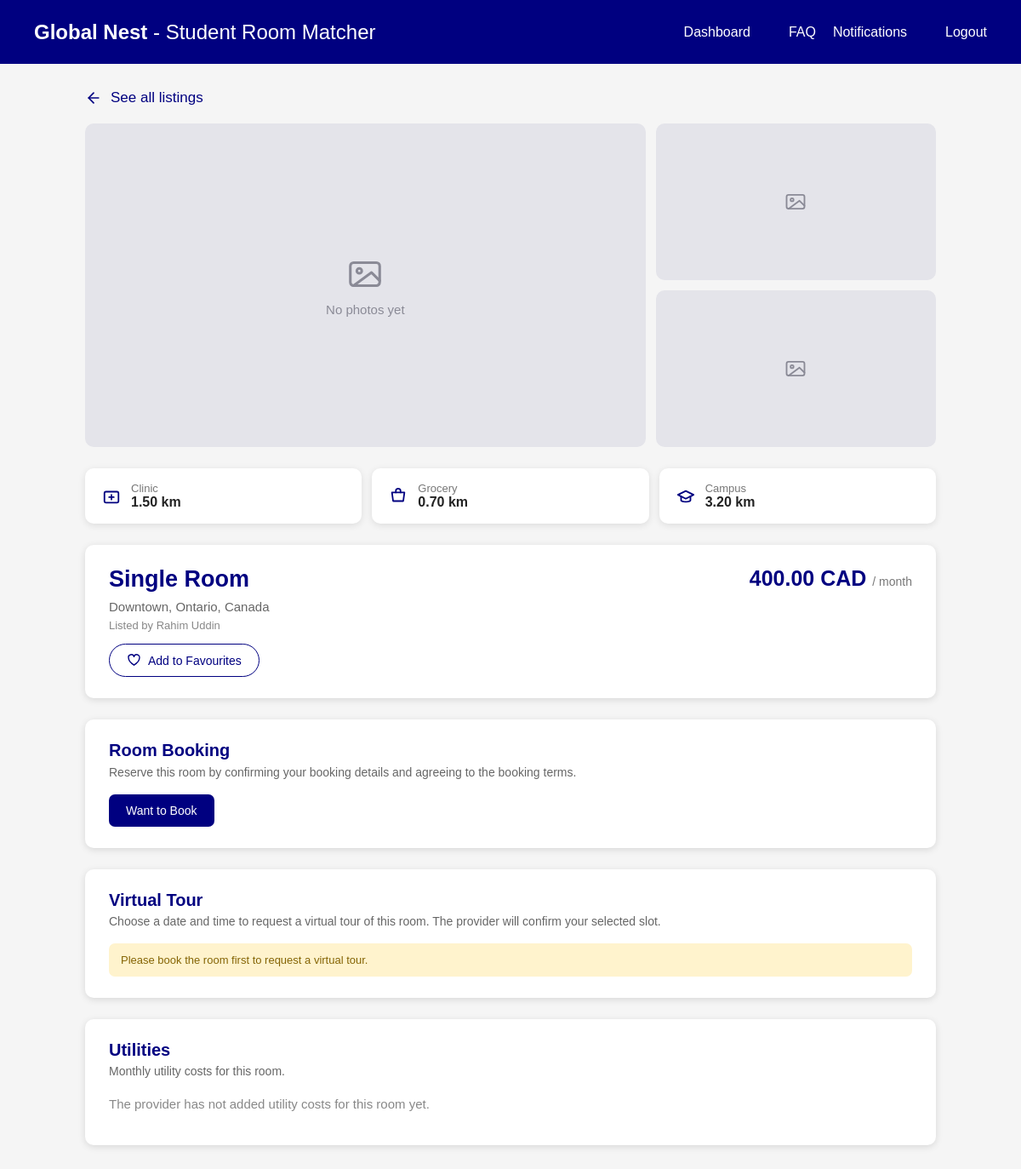
The page /room.php?id=10 (signed in) on the database its author committed.
### tables this page shows
CREATE TABLE `listings` (
  `ListingID` int(11) NOT NULL,
  `Price` decimal(10,2) NOT NULL,
  `Currency` varchar(10) NOT NULL,
  `RoomType` varchar(50) DEFAULT NULL,
  `Country` varchar(50) DEFAULT NULL,
  `State` varchar(50) DEFAULT NULL,
  `Neighbourhood` varchar(100) DEFAULT NULL,
  `Clinic` decimal(5,2) DEFAULT NULL,
  `Grocery` decimal(5,2) DEFAULT NULL,
  `Campus` decimal(5,2) DEFAULT NULL,
  `Legal_doc` varchar(255) DEFAULT NULL,
  `Admin_ID` int(11) DEFAULT NULL,
  `Provider_ID` int(11) NOT NULL,
  `Verification_Status` varchar(20) NOT NULL DEFAULT 'Pending'
);

CREATE TABLE `room_provider` (
  `Provider_ID` int(11) NOT NULL,
  `Username` varchar(50) NOT NULL,
  `First_name` varchar(50) NOT NULL,
  `Last_name` varchar(50) DEFAULT NULL,
  `Email` varchar(100) NOT NULL,
  `Password` varchar(255) NOT NULL,
  `is_Verified` tinyint(1) NOT NULL DEFAULT 0,
  `Phone` varchar(20) DEFAULT NULL
);

### room.php (the view, shortened to what this page needs)
<?php
include "DBconnect.php";
$listing_id = "";
if (isset($_GET["id"])) {
    $listing_id = $_GET["id"];
}
$safe_id = mysqli_real_escape_string($conn, $listing_id);
$sql = "SELECT
            Listings.*,
            Room_Provider.First_name,
            Room_Provider.Last_name
        FROM Listings
        JOIN Room_Provider
        ON Listings.Provider_ID = Room_Provider.Provider_ID
        WHERE Listings.ListingID = '$safe_id'
        AND Listings.Verification_Status = 'Approved'";
$result = mysqli_query($conn, $sql);
$room = mysqli_fetch_assoc($result);
$is_favourite = 0;
$photos = array();
$photo_count = count($photos);
$utility_sql = "SELECT * FROM Listing_Utility
                WHERE ListingID = '$safe_id'
                ORDER BY UtilityName ASC";
$utility_result = mysqli_query($conn, $utility_sql);
$utility_count = mysqli_num_rows($utility_result);
$booking_exists = false;
?>
<!DOCTYPE html>
<html>
<head>
</head>
<body>
<div class="header">
    <div class="logo">
        <strong>Global Nest</strong>
        - Student Room Matcher
    </div>
    <div class="navigation">
        <a href="dashboard.php">Dashboard</a>
        <a href="faq.php">FAQ</a>
         <a href="notifications.php" class="notification-link" title="Notifications">
            Notifications
        </a>
        <a href="logout.php">Logout</a>
    </div>
</div>
<div class="container">
    <a href="dashboard.php" class="back-link">
        <svg viewBox="0 0 24 24" fill="none" stroke="currentColor"
             stroke-width="2" stroke-linecap="round" stroke-linejoin="round">
            <path d="M19 12 H5"/>
            <path d="M12 19 l-7 -7 l7 -7"/>
        </svg>
        See all listings
    </a>
    <div class="photo-area">
        <div class="photo-big">
            <?php if ($photo_count > 0) { ?>
                <img src="<?php echo htmlspecialchars($photos[0]); ?>"
                     alt="Room photo">
            <?php } else { ?>
                <div class="photo-empty">
                    <svg viewBox="0 0 24 24" fill="none" stroke="currentColor"
                         stroke-width="1.6" stroke-linecap="round"
                         stroke-linejoin="round">
                        <rect x="3" y="5" width="18" height="14" rx="2"/>
                        <circle cx="8.5" cy="10" r="1.5"/>
                        <path d="M21 16 l-5 -5 L5 19"/>
                    </svg>
                    No photos yet
                </div>
            <?php } ?>
        </div>
        <div class="photo-side">
            <div class="photo-small">
                <?php if ($photo_count > 1) { ?>
                    <img src="<?php echo htmlspecialchars($photos[1]); ?>"
                         alt="Room photo">
                <?php } else { ?>
                    <div class="photo-empty small">
                        <svg viewBox="0 0 24 24" fill="none" stroke="currentColor"
                             stroke-width="1.6" stroke-linecap="round"
                             stroke-linejoin="round">
                            <rect x="3" y="5" width="18" height="14" rx="2"/>
                            <circle cx="8.5" cy="10" r="1.5"/>
                            <path d="M21 16 l-5 -5 L5 19"/>
                        </svg>
                    </div>
                <?php } ?>
            </div>
            <div class="photo-small">
                <?php if ($photo_count > 2) { ?>
                    <img src="<?php echo htmlspecialchars($photos[2]); ?>"
                         alt="Room photo">
                <?php } else { ?>
                    <div class="photo-empty small">
                        <svg viewBox="0 0 24 24" fill="none" stroke="currentColor"
                             stroke-width="1.6" stroke-linecap="round"
                             stroke-linejoin="round">
                            <rect x="3" y="5" width="18" height="14" rx="2"/>
                            <circle cx="8.5" cy="10" r="1.5"/>
                            <path d="M21 16 l-5 -5 L5 19"/>
                        </svg>
                    </div>
                <?php } ?>
            </div>
        </div>
    </div>
    <div class="distance-row">
        <div class="distance-item">
            <svg viewBox="0 0 24 24" fill="none" stroke="currentColor"
                 stroke-width="2" stroke-linecap="round" stroke-linejoin="round">
                <rect x="3" y="6" width="18" height="14" rx="2"/>
                <path d="M12 10 v6"/>
                <path d="M9 13 h6"/>
            </svg>
            <div>
                <div class="distance-label">Clinic</div>
                <div class="distance-value">
                    <?php echo $room["Clinic"]; ?> km
                </div>
            </div>
        </div>
        <div class="distance-item">
            <svg viewBox="0 0 24 24" fill="none" stroke="currentColor"
                 stroke-width="2" stroke-linecap="round" stroke-linejoin="round">
                <path d="M4 7 h16 l-1.5 11 h-13 z"/>
                <path d="M9 7 V5 a3 3 0 0 1 6 0 v2"/>
            </svg>
            <div>
                <div class="distance-label">Grocery</div>
                <div class="distance-value">
                    <?php echo $room["Grocery"]; ?> km
                </div>
            </div>
        </div>
        <div class="distance-item">
            <svg viewBox="0 0 24 24" fill="none" stroke="currentColor"
                 stroke-width="2" stroke-linecap="round" stroke-linejoin="round">
                <path d="M12 5 L22 10 L12 15 L2 10 Z"/>
                <path d="M6 12 v5 c0 1 3 2 6 2 s6 -1 6 -2 v-5"/>
            </svg>
            <div>
                <div class="distance-label">Campus</div>
                <div class="distance-value">
                    <?php echo $room["Campus"]; ?> km
                </div>
            </div>
        </div>
    </div>
    <div class="info-card">
        <div class="info-left">
            <h1>
                <?php echo htmlspecialchars($room["RoomType"]); ?>
            </h1>
            <div class="info-location">
                <?php echo htmlspecialchars($room["Neighbourhood"]); ?>,
                <?php echo htmlspecialchars($room["State"]); ?>,
                <?php echo htmlspecialchars($room["Country"]); ?>
            </div>
            <div class="info-provider">
                Listed by
                <?php
                echo htmlspecialchars(
                    $room["First_name"] . " " .
                    $room["Last_name"]
                );
                ?>
            </div>
            <?php if ($is_favourite == 1) { ?>
                <a class="fav-button saved"
                   href="room.php?id=<?php echo $safe_id; ?>&fav=remove">
                    <svg viewBox="0 0 24 24" fill="currentColor"
                         stroke="currentColor" stroke-width="2"
                         stroke-linecap="round" stroke-linejoin="round">
                        <path d="M12 20 C12 20 3 14 3 8.5 A4.5 4.5 0 0 1 12 6
                                 A4.5 4.5 0 0 1 21 8.5 C21 14 12 20 12 20 Z"/>
                    </svg>
                    Saved
                </a>
            <?php } else { ?>
                <a class="fav-button"
                   href="room.php?id=<?php echo $safe_id; ?>&fav=add">
                    <svg viewBox="0 0 24 24" fill="none"
                         stroke="currentColor" stroke-width="2"
                         stroke-linecap="round" stroke-linejoin="round">
                        <path d="M12 20 C12 20 3 14 3 8.5 A4.5 4.5 0 0 1 12 6
                                 A4.5 4.5 0 0 1 21 8.5 C21 14 12 20 12 20 Z"/>
                    </svg>
                    Add to Favourites
                </a>
            <?php } ?>
        </div>
        <div class="info-right">
            <div class="info-price">
                <?php echo number_format($room["Price"], 2); ?>
                <?php echo htmlspecialchars($room["Currency"]); ?>
                <span>/ month</span>
            </div>
        </div>
    </div>
    <div class="action-card">
        <h2>Room Booking</h2>
        <p class="action-note">
            Reserve this room by confirming your booking details and agreeing to the booking terms.
        </p>
        <?php if (!$booking_exists) { ?>
            <a
                href="booking.php?id=<?php echo $safe_id; ?>"
                class="primary-action"
            >
                Want to Book
            </a>
        <?php } ?>
    </div>
    <div class="tour-card">
        <h2>Virtual Tour</h2>
        <p>
            Choose a date and time to request a virtual tour of this room.
            The provider will confirm your selected slot.
        </p>
        <?php if ($booking_exists) { ?>
            <form class="tour-form" action="book_virtual_tour.php" method="POST">
                <input type="hidden" name="listing_id" value="<?php echo $safe_id; ?>">
                <div class="tour-field">
                    <label for="tour_date">Date</label>
                    <input
                        type="date"
                        id="tour_date"
                        name="tour_date"
                        min="<?php echo date('Y-m-d'); ?>"
                        required
                    >
                </div>
                <div class="tour-field">
                    <label for="tour_time">Time</label>
                    <input
                        type="time"
                        id="tour_time"
                        name="tour_time"
                        required
                    >
                </div>
                <button type="submit" class="tour-action">
                    Book Virtual Tour
                </button>
            </form>
            <div class="tour-info">
                After submitting, the request will appear in the provider's notifications as <strong>Pending</strong>.
            </div>
        <?php } else { ?>
            <div class="booking-alert">
                Please book the room first to request a virtual tour.
            </div>
        <?php } ?>
    </div>
    <div class="utility-card">
        <h2>Utilities</h2>
        <p class="utility-note">
            Monthly utility costs for this room.
        </p>
        <?php if ($utility_count > 0) { ?>
            <div class="utility-grid">
                <?php
                $total = 0;
                while ($utility = mysqli_fetch_assoc($utility_result)) {
                    $name = $utility["UtilityName"];
                    $total = $total + $utility["Amount"];
                ?>
                <div class="utility-item">
                    <?php if ($name == "Electricity") { ?>
                        <svg viewBox="0 0 24 24" fill="none" stroke="currentColor"
                             stroke-width="2" stroke-linecap="round"
                             stroke-linejoin="round">
                            <path d="M13 2 L4 14 h6 l-1 8 l9 -12 h-6 z"/>
                        </svg>
                    <?php } else if ($name == "Wifi") { ?>
                        <svg viewBox="0 0 24 24" fill="none" stroke="currentColor"
                             stroke-width="2" stroke-linecap="round"
                             stroke-linejoin="round">
                            <path d="M2 8.5 a15 15 0 0 1 20 0"/>
                            <path d="M5.5 12 a10 10 0 0 1 13 0"/>
                            <path d="M9 15.5 a5 5 0 0 1 6 0"/>
                            <circle cx="12" cy="19" r="1"/>
                        </svg>
                    <?php } else if ($name == "Gas") { ?>
                        <svg viewBox="0 0 24 24" fill="none" stroke="currentColor"
                             stroke-width="2" stroke-linecap="round"
                             stroke-linejoin="round">
                            <path d="M12 3 c4 5 5 7 5 10 a5 5 0 0 1 -10 0
                                     c0 -3 1 -5 5 -10 z"/>
                        </svg>
                    <?php } else if ($name == "Heating") { ?>
                        <svg viewBox="0 0 24 24" fill="none" stroke="currentColor"
                             stroke-width="2" stroke-linecap="round"
                             stroke-linejoin="round">
                            <path d="M6 6 v9"/>
                            <path d="M10 6 v9"/>
                            <path d="M14 6 v9"/>
                            <path d="M18 6 v9"/>
                            <path d="M4 18 h16"/>
                        </svg>
                    <?php } else { ?>
                        <svg viewBox="0 0 24 24" fill="none" stroke="currentColor"
                             stroke-width="2" stroke-linecap="round"
                             stroke-linejoin="round">
                            <path d="M12 3 s5 5.5 5 9 a5 5 0 0 1 -10 0
                                     c0 -3.5 5 -9 5 -9 z"/>
                        </svg>
                    <?php } ?>
                    <div>
                        <div class="utility-name">
                            <?php echo htmlspecialchars($name); ?>
                        </div>
                        <div class="utility-amount">
                            <?php echo number_format($utility["Amount"], 2); ?>
                            <?php echo htmlspecialchars($room["Currency"]); ?>
                            / month
                        </div>
                    </div>
                </div>
                <?php } ?>
            </div>
            <div class="utility-total">
                Total utilities:
                <strong>
                    <?php echo number_format($total, 2); ?>
                    <?php echo htmlspecialchars($room["Currency"]); ?>
                </strong>
                / month
            </div>
        <?php } else { ?>
            <p class="utility-empty">
                The provider has not added utility costs for this room yet.
            </p>
        <?php } ?>
    </div>
</div>
</body>
</html>

### rows shown on the page
listings: Clinic "1.50", Grocery "0.70", Campus "3.20", RoomType "Single Room", Neighbourhood "Downtown", State "Ontario", Country "Canada", Provider_ID.Last_name "Rahim Uddin", Price "400.00", Currency "CAD"
